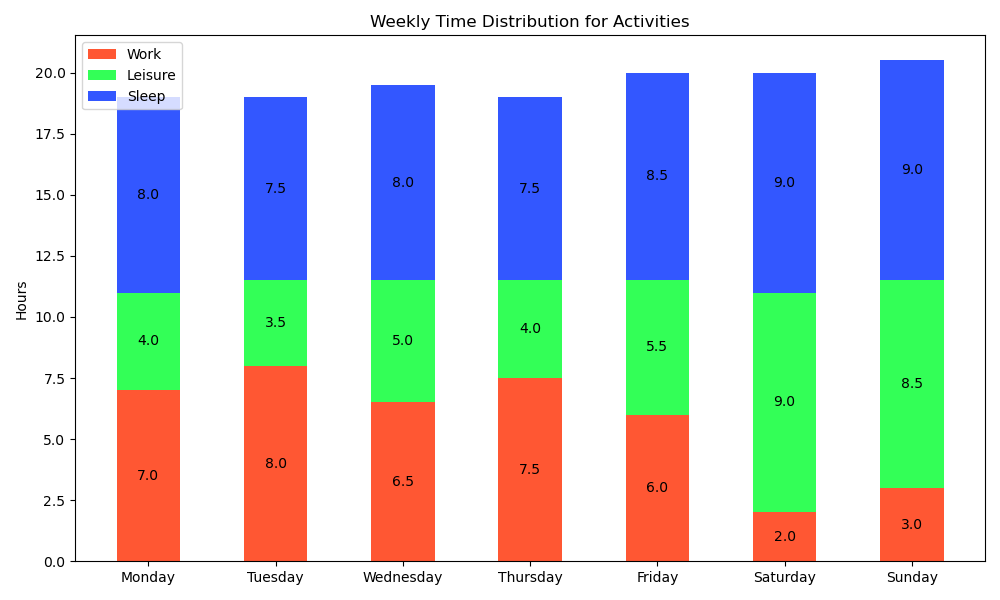

This figure's Python source:

import matplotlib.pyplot as plt

# Data
categories = ['Monday', 'Tuesday', 'Wednesday', 'Thursday', 'Friday', 'Saturday', 'Sunday']
work_hours = [7.0, 8.0, 6.5, 7.5, 6.0, 2.0, 3.0]
leisure_hours = [4.0, 3.5, 5.0, 4.0, 5.5, 9.0, 8.5]
sleep_hours = [8.0, 7.5, 8.0, 7.5, 8.5, 9.0, 9.0]

# Offsets for stacked bars
left_offset_work = [0] * len(work_hours)
left_offset_leisure = [a + b for a, b in zip(left_offset_work, work_hours)]
left_offset_sleep = [a + b for a, b in zip(left_offset_leisure, leisure_hours)]

# Create vertical bar chart
fig, ax = plt.subplots(figsize=(10, 6))

# Stacked bars
ax.bar(categories, work_hours, width=0.5, bottom=left_offset_work, color='#FF5733')  # Red
ax.bar(categories, leisure_hours, width=0.5, bottom=left_offset_leisure, color='#33FF57')  # Green
ax.bar(categories, sleep_hours, width=0.5, bottom=left_offset_sleep, color='#3357FF')  # Blue

# Add some text for labels, title, and custom y-axis tick labels, etc.
ax.set_ylabel('Hours')
ax.set_title('Weekly Time Distribution for Activities')
ax.legend(['Work', 'Leisure', 'Sleep'], loc='upper left')

# Numerical labels for each bar segment
for i in range(len(categories)):
    ax.text(i, work_hours[i] / 2, str(work_hours[i]), ha='center', va='center', color='black')
    ax.text(i, left_offset_leisure[i] + leisure_hours[i] / 2, str(leisure_hours[i]), ha='center', va='center', color='black')
    ax.text(i, left_offset_sleep[i] + sleep_hours[i] / 2, str(sleep_hours[i]), ha='center', va='center', color='black')

plt.tight_layout()
plt.show()
